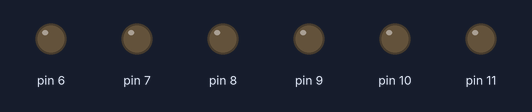
Recording of a sketch running on a simulated Arduino Uno, built with avr-gcc and run on an emulated ATmega328P. Shown: output pins drawn as LEDs (lit = HIGH).

Above: at 0.15 s.
At 1.81 s:
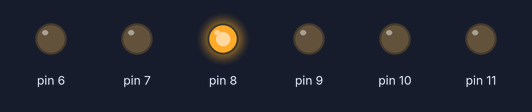
At 5.44 s:
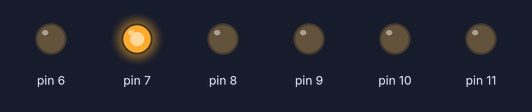
At 12.28 s:
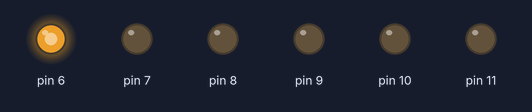
Timing chart, 0 to 12.2 s (numbered marks = the images above):
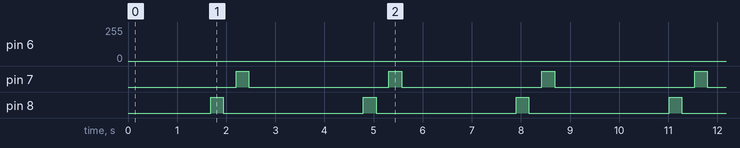

Measured:
- by itself, pin 7, pin 8: alternates HIGH for 0.26 s and LOW for 2.9 s

The sketch:

C_digoLedDegrad_.ino
```cpp
int ledazul=11;
int ledverde=10;
int ledlaranja=9;
int ledvermelho=6;
//int tempo=100;

void setup() {
 pinMode(11, OUTPUT);
 pinMode(10, OUTPUT);
 pinMode(9, OUTPUT);
 pinMode(6, OUTPUT);
}

void loop() {

for (int pinos = 11; pinos >= 6; pinos--){

 for (int degrau = 0; degrau <= 255; degrau++) {
  analogWrite(pinos, degrau);
  delay(1);
  }
 for (int degrau = 255; degrau >= 0; degrau--) {
  analogWrite(pinos, degrau);
  delay(1);
  }

 }

}
```
